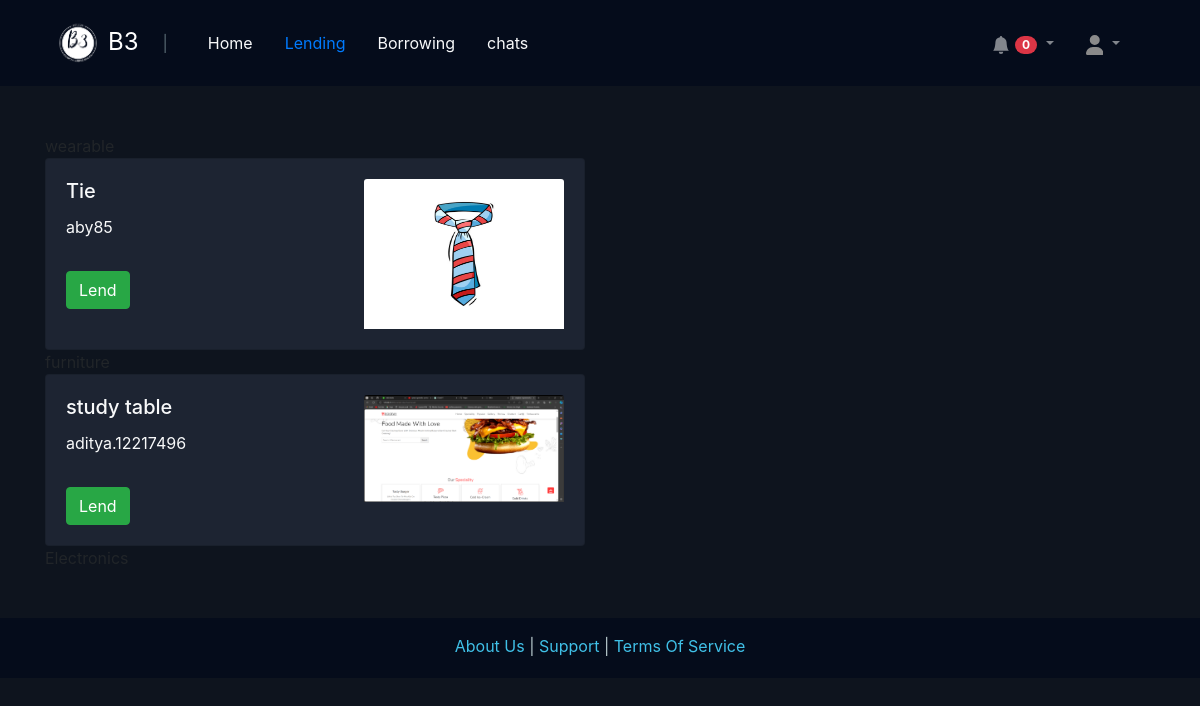
Page /community/lend/ (signed in) on the committed database.
### community/models.py (models this page shows)
class Demand(models.Model):
    borrower = models.ForeignKey(User, on_delete=models.CASCADE, null=True)
    name = models.CharField(max_length=300)
    category = models.CharField(max_length=200)
    description = models.TextField(default='')
    price = models.IntegerField(default=0, null=True)
    image = models.ImageField(upload_to='demands/images', null=True, blank=True)
    available = models.BooleanField(default=True)
    timeStamp = models.DateField(default=now)
    feedback = models.IntegerField(default=0)

### community/views.py (the view)
# urls.py: path('lend/', views.lend),
def lend(request):
    if request.method=='POST':
        demand_form = AskFor(data=request.POST, files=request.FILES)
        if demand_form.is_valid():
            demand_form.save()
        return redirect('/community/borrow')
    else:
        categories = Demand.objects.values('category').distinct()
        demands = {}
        for category in categories:
            category_wise_items = Demand.objects.filter(category=category['category']).exclude(borrower=request.user.id)
            demands[category['category']] = category_wise_items
        return render(request, 'community/lend.html', {"lend_token": True, "demands": demands})

### community/templates/community/lend.html (shortened to what this page needs)
{% extends "base.html" %}
{% load static %}
{% block body %}
<div class="container mt-5">
  {% if demands|length  == 0 %}
  <p class="text-light" style="margin: auto; text-align: center;"></p>No items available!
  {% else %}
  {% for category, demands_list in demands.items %}
  <div class="row">
    {% for demand in demands_list %}
    <div class="col-md-6">
      <div class="card bg-dark text-light">
        <div class="card-body">
          <img class="card-img-top float-right" src='/media/{{demand.image}}' alt="Card image"
            style="max-width: 200px; max-height: 150px;">
          <h5 class="card-title">{{demand.name}}</h5>
          <p class="card-text">{{demand.borrower}}</p>
          <button type="button" class="btn btn-success mt-3" onclick="document.location = '/community/create-offering-for-demand/{{demand.id}}'">
            Lend
          </button>
        </div>
      </div>
    </div>
    {%endfor%}
  </div>
  {% endfor %}
  {% endif %}
</div>
{% endblock body %}

### static/css/style.css (style rules this page uses)
body { background: #0e141e !important; height: fit-content; width: 100vw; }
html { scrollbar-width: none; }
.card { background: #1d2432 !important; }

### rows in the picture
Demand: image (picture), name "Tie", borrower "aby85"
Demand: image (picture), name "study table", borrower "aditya.12217496"

### other values in the picture
{{ notifications|length }} "0"
